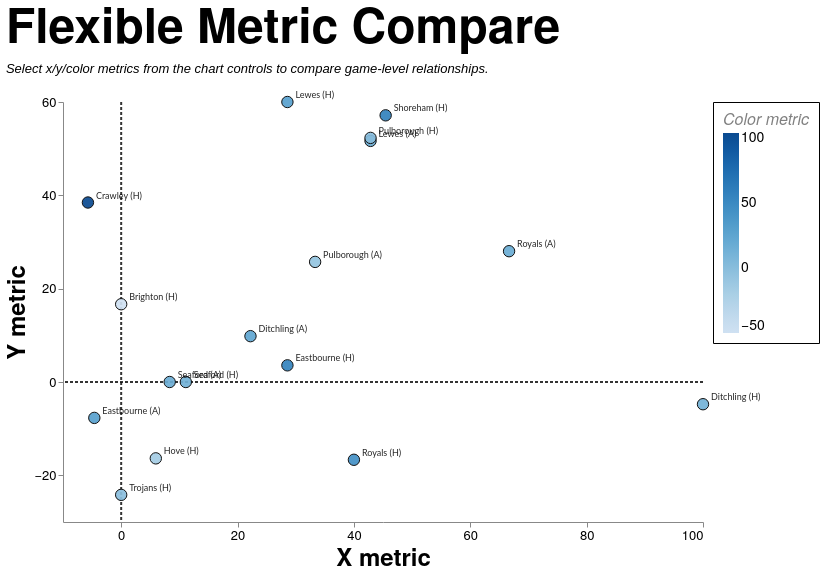

This figure's Vega-Lite source:
### Vega-Lite specification from a JSON file in a GitHub repository (floating-point values rounded to 4 significant figures; data arrays with more than 128 entries replaced by an {"elided": "..."} marker saying what was removed)
{"config": {"axis": {"labelFont": "PT Sans Narrow, Helvetica Neue, Helvetica, Arial, sans-serif", "titleFont": "PT Sans Narrow, Helvetica Neue, Helvetica, Arial, sans-serif", "labelFontSize": 13, "titleFontSize": 24, "gridColor": "#202947", "gridOpacity": 0.2, "zindex": 1}, "text": {"font": "Lato, sans-serif"}, "bar": {"cornerRadiusEnd": 5}, "header": {"labelFont": "PT Sans Narrow, Helvetica Neue, Helvetica, Arial, sans-serif", "titleFont": "PT Sans Narrow, Helvetica Neue, Helvetica, Arial, sans-serif", "labelFontSize": 24, "titleFontSize": 28, "labelFontWeight": "bold", "orient": "left"}, "legend": {"labelFont": "PT Sans Narrow, Helvetica Neue, Helvetica, Arial, sans-serif", "titleFont": "PT Sans Narrow, Helvetica Neue, Helvetica, Arial, sans-serif", "labelFontSize": 14, "titleFontSize": 16, "titlePadding": 5, "fillColor": "white", "strokeColor": "black", "padding": 10, "titleFontWeight": "lighter", "titleFontStyle": "italic", "titleColor": "gray", "offset": 10}, "title": {"font": "PT Sans Narrow, Helvetica Neue, Helvetica, Arial, sans-serif", "fontSize": 48, "fontWeight": "bold", "anchor": "start", "align": "center", "titlePadding": 20, "subtitlePadding": 10, "subtitleFontSize": 13, "subtitleColor": "", "subtitleFontStyle": "italic", "offset": 15, "color": "black"}, "axisX": {"labelAngle": 0}, "facet": {"title": null, "header": null, "align": {"row": "each", "column": "each"}, "spacing": 10}, "resolve": {"scale": {"y": "independent", "facet": "independent"}}, "background": "transparent", "scale": {"offsetBandPaddingOuter": 0.2, "offsetBandPaddingInner": 0.1}, "view": {"stroke": null, "background": "transparent"}}, "layer": [{"data": {"name": "data-d285a7403ed98ae579761d64a864032b"}, "mark": {"type": "rule", "color": "#111111", "opacity": 0.85, "strokeDash": [3, 2], "strokeWidth": 2.0}, "encoding": {"x": {"field": "x", "type": "quantitative"}}}, {"data": {"name": "data-a0a55d106695e8d630baff0f16eee66d"}, "mark": {"type": "rule", "color": "#111111", "opacity": 0.85, "strokeDash": [3, 2], "strokeWidth": 2.0}, "encoding": {"y": {"field": "y", "type": "quantitative"}}}, {"data": {"name": "data-d1fcd2d65ef6626a9f7bf73a96f4eef6"}, "mark": {"type": "circle", "fillOpacity": 0.92, "size": 130, "stroke": "#111111", "strokeWidth": 1.0}, "encoding": {"color": {"field": "color_value", "legend": {"format": ".0f"}, "scale": {"scheme": "blues"}, "title": "Color metric", "type": "quantitative"}, "tooltip": [{"field": "fixture_label", "title": "Fixture", "type": "nominal"}, {"field": "date", "title": "Date", "type": "temporal"}, {"field": "scoreline", "title": "Score", "type": "nominal"}, {"field": "result", "title": "Result", "type": "nominal"}, {"field": "x_label", "title": "X Metric", "type": "nominal"}, {"field": "x_value", "format": ".2f", "title": "X Value", "type": "quantitative"}, {"field": "y_label", "title": "Y Metric", "type": "nominal"}, {"field": "y_value", "format": ".2f", "title": "Y Value", "type": "quantitative"}, {"field": "color_label", "title": "Color Metric", "type": "nominal"}, {"field": "color_value", "format": ".2f", "title": "Color Value", "type": "quantitative"}], "x": {"axis": {"grid": false, "tickCount": 6}, "field": "x_value", "title": "X metric", "type": "quantitative"}, "y": {"axis": {"grid": false, "tickCount": 6}, "field": "y_value", "title": "Y metric", "type": "quantitative"}}, "transform": [{"filter": "datum.squad == mcSquad && datum.season == mcSeason && (mcGameType == 'All' || (mcGameType == 'League + Cup' && (datum.game_type == 'League' || datum.game_type == 'Cup')) || (mcGameType == 'League only' && datum.game_type == 'League') || datum.game_type == mcGameType)"}, {"calculate": "datum[mcXField]", "as": "x_value"}, {"calculate": "datum[mcYField]", "as": "y_value"}, {"calculate": "datum[mcColorField]", "as": "color_value"}, {"calculate": "{'points_difference':'Points Difference','total_match_points':'Total Match Points','egrfc_lineouts_taken':'Lineouts Taken (EGRFC)','opposition_lineouts_taken':'Lineouts Taken (Opposition)','lineouts_taken_diff':'Lineouts Taken Diff','egrfc_lineouts_won':'Lineouts Won (EGRFC)','opposition_lineouts_won':'Lineouts Won (Opposition)','lineouts_won_diff':'Lineouts Won Diff','egrfc_scrums_taken':'Scrums Taken (EGRFC)','opposition_scrums_taken':'Scrums Taken (Opposition)','scrums_taken_diff':'Scrums Taken Diff','egrfc_scrums_won':'Scrums Won (EGRFC)','opposition_scrums_won':'Scrums Won (Opposition)','scrums_won_diff':'Scrums Won Diff','lineout_success_pct_egrfc':'Lineout Success % (EGRFC)','lineout_success_pct_opp':'Lineout Success % (Opposition)','lineout_success_diff_pct':'Lineout Success Diff (pp)','scrum_success_pct_egrfc':'Scrum Success % (EGRFC)','scrum_success_pct_opp':'Scrum Success % (Opposition)','scrum_success_diff_pct':'Scrum Success Diff (pp)','egrfc_entries_22m':'22m Entries (EGRFC)','opposition_entries_22m':'22m Entries (Opposition)','entries_22m_diff':'22m Entries Diff','egrfc_points_per_entry':'Points per Entry (EGRFC)','opposition_points_per_entry':'Points per Entry (Opposition)','points_per_entry_diff':'Points per Entry Diff','retained_total':'Retained Starters (Total)','retained_forwards':'Retained Starters (Forwards)','retained_backs':'Retained Starters (Backs)','avg_squad_club_apps':'Average Club Apps','avg_squad_first_xv_apps':'Average 1st XV Apps'}[mcXField]", "as": "x_label"}, {"calculate": "{'points_difference':'Points Difference','total_match_points':'Total Match Points','egrfc_lineouts_taken':'Lineouts Taken (EGRFC)','opposition_lineouts_taken':'Lineouts Taken (Opposition)','lineouts_taken_diff':'Lineouts Taken Diff','egrfc_lineouts_won':'Lineouts Won (EGRFC)','opposition_lineouts_won':'Lineouts Won (Opposition)','lineouts_won_diff':'Lineouts Won Diff','egrfc_scrums_taken':'Scrums Taken (EGRFC)','opposition_scrums_taken':'Scrums Taken (Opposition)','scrums_taken_diff':'Scrums Taken Diff','egrfc_scrums_won':'Scrums Won (EGRFC)','opposition_scrums_won':'Scrums Won (Opposition)','scrums_won_diff':'Scrums Won Diff','lineout_success_pct_egrfc':'Lineout Success % (EGRFC)','lineout_success_pct_opp':'Lineout Success % (Opposition)','lineout_success_diff_pct':'Lineout Success Diff (pp)','scrum_success_pct_egrfc':'Scrum Success % (EGRFC)','scrum_success_pct_opp':'Scrum Success % (Opposition)','scrum_success_diff_pct':'Scrum Success Diff (pp)','egrfc_entries_22m':'22m Entries (EGRFC)','opposition_entries_22m':'22m Entries (Opposition)','entries_22m_diff':'22m Entries Diff','egrfc_points_per_entry':'Points per Entry (EGRFC)','opposition_points_per_entry':'Points per Entry (Opposition)','points_per_entry_diff':'Points per Entry Diff','retained_total':'Retained Starters (Total)','retained_forwards':'Retained Starters (Forwards)','retained_backs':'Retained Starters (Backs)','avg_squad_club_apps':'Average Club Apps','avg_squad_first_xv_apps':'Average 1st XV Apps'}[mcYField]", "as": "y_label"}, {"calculate": "{'points_difference':'Points Difference','total_match_points':'Total Match Points','egrfc_lineouts_taken':'Lineouts Taken (EGRFC)','opposition_lineouts_taken':'Lineouts Taken (Opposition)','lineouts_taken_diff':'Lineouts Taken Diff','egrfc_lineouts_won':'Lineouts Won (EGRFC)','opposition_lineouts_won':'Lineouts Won (Opposition)','lineouts_won_diff':'Lineouts Won Diff','egrfc_scrums_taken':'Scrums Taken (EGRFC)','opposition_scrums_taken':'Scrums Taken (Opposition)','scrums_taken_diff':'Scrums Taken Diff','egrfc_scrums_won':'Scrums Won (EGRFC)','opposition_scrums_won':'Scrums Won (Opposition)','scrums_won_diff':'Scrums Won Diff','lineout_success_pct_egrfc':'Lineout Success % (EGRFC)','lineout_success_pct_opp':'Lineout Success % (Opposition)','lineout_success_diff_pct':'Lineout Success Diff (pp)','scrum_success_pct_egrfc':'Scrum Success % (EGRFC)','scrum_success_pct_opp':'Scrum Success % (Opposition)','scrum_success_diff_pct':'Scrum Success Diff (pp)','egrfc_entries_22m':'22m Entries (EGRFC)','opposition_entries_22m':'22m Entries (Opposition)','entries_22m_diff':'22m Entries Diff','egrfc_points_per_entry':'Points per Entry (EGRFC)','opposition_points_per_entry':'Points per Entry (Opposition)','points_per_entry_diff':'Points per Entry Diff','retained_total':'Retained Starters (Total)','retained_forwards':'Retained Starters (Forwards)','retained_backs':'Retained Starters (Backs)','avg_squad_club_apps':'Average Club Apps','avg_squad_first_xv_apps':'Average 1st XV Apps'}[mcColorField]", "as": "color_label"}, {"filter": "isValid(datum.x_value) && isValid(datum.y_value) && isValid(datum.color_value)"}]}, {"data": {"name": "data-d1fcd2d65ef6626a9f7bf73a96f4eef6"}, "mark": {"type": "text", "align": "left", "baseline": "middle", "dx": 8, "dy": -7, "fontSize": 9}, "encoding": {"opacity": {"condition": {"param": "mcShowLabels", "value": 0.85}, "value": 0}, "text": {"field": "fixture_label", "type": "nominal"}, "x": {"field": "x_value", "type": "quantitative"}, "y": {"field": "y_value", "type": "quantitative"}}, "transform": [{"filter": "datum.squad == mcSquad && datum.season == mcSeason && (mcGameType == 'All' || (mcGameType == 'League + Cup' && (datum.game_type == 'League' || datum.game_type == 'Cup')) || (mcGameType == 'League only' && datum.game_type == 'League') || datum.game_type == mcGameType)"}, {"calculate": "datum[mcXField]", "as": "x_value"}, {"calculate": "datum[mcYField]", "as": "y_value"}, {"calculate": "datum[mcColorField]", "as": "color_value"}, {"calculate": "{'points_difference':'Points Difference','total_match_points':'Total Match Points','egrfc_lineouts_taken':'Lineouts Taken (EGRFC)','opposition_lineouts_taken':'Lineouts Taken (Opposition)','lineouts_taken_diff':'Lineouts Taken Diff','egrfc_lineouts_won':'Lineouts Won (EGRFC)','opposition_lineouts_won':'Lineouts Won (Opposition)','lineouts_won_diff':'Lineouts Won Diff','egrfc_scrums_taken':'Scrums Taken (EGRFC)','opposition_scrums_taken':'Scrums Taken (Opposition)','scrums_taken_diff':'Scrums Taken Diff','egrfc_scrums_won':'Scrums Won (EGRFC)','opposition_scrums_won':'Scrums Won (Opposition)','scrums_won_diff':'Scrums Won Diff','lineout_success_pct_egrfc':'Lineout Success % (EGRFC)','lineout_success_pct_opp':'Lineout Success % (Opposition)','lineout_success_diff_pct':'Lineout Success Diff (pp)','scrum_success_pct_egrfc':'Scrum Success % (EGRFC)','scrum_success_pct_opp':'Scrum Success % (Opposition)','scrum_success_diff_pct':'Scrum Success Diff (pp)','egrfc_entries_22m':'22m Entries (EGRFC)','opposition_entries_22m':'22m Entries (Opposition)','entries_22m_diff':'22m Entries Diff','egrfc_points_per_entry':'Points per Entry (EGRFC)','opposition_points_per_entry':'Points per Entry (Opposition)','points_per_entry_diff':'Points per Entry Diff','retained_total':'Retained Starters (Total)','retained_forwards':'Retained Starters (Forwards)','retained_backs':'Retained Starters (Backs)','avg_squad_club_apps':'Average Club Apps','avg_squad_first_xv_apps':'Average 1st XV Apps'}[mcXField]", "as": "x_label"}, {"calculate": "{'points_difference':'Points Difference','total_match_points':'Total Match Points','egrfc_lineouts_taken':'Lineouts Taken (EGRFC)','opposition_lineouts_taken':'Lineouts Taken (Opposition)','lineouts_taken_diff':'Lineouts Taken Diff','egrfc_lineouts_won':'Lineouts Won (EGRFC)','opposition_lineouts_won':'Lineouts Won (Opposition)','lineouts_won_diff':'Lineouts Won Diff','egrfc_scrums_taken':'Scrums Taken (EGRFC)','opposition_scrums_taken':'Scrums Taken (Opposition)','scrums_taken_diff':'Scrums Taken Diff','egrfc_scrums_won':'Scrums Won (EGRFC)','opposition_scrums_won':'Scrums Won (Opposition)','scrums_won_diff':'Scrums Won Diff','lineout_success_pct_egrfc':'Lineout Success % (EGRFC)','lineout_success_pct_opp':'Lineout Success % (Opposition)','lineout_success_diff_pct':'Lineout Success Diff (pp)','scrum_success_pct_egrfc':'Scrum Success % (EGRFC)','scrum_success_pct_opp':'Scrum Success % (Opposition)','scrum_success_diff_pct':'Scrum Success Diff (pp)','egrfc_entries_22m':'22m Entries (EGRFC)','opposition_entries_22m':'22m Entries (Opposition)','entries_22m_diff':'22m Entries Diff','egrfc_points_per_entry':'Points per Entry (EGRFC)','opposition_points_per_entry':'Points per Entry (Opposition)','points_per_entry_diff':'Points per Entry Diff','retained_total':'Retained Starters (Total)','retained_forwards':'Retained Starters (Forwards)','retained_backs':'Retained Starters (Backs)','avg_squad_club_apps':'Average Club Apps','avg_squad_first_xv_apps':'Average 1st XV Apps'}[mcYField]", "as": "y_label"}, {"calculate": "{'points_difference':'Points Difference','total_match_points':'Total Match Points','egrfc_lineouts_taken':'Lineouts Taken (EGRFC)','opposition_lineouts_taken':'Lineouts Taken (Opposition)','lineouts_taken_diff':'Lineouts Taken Diff','egrfc_lineouts_won':'Lineouts Won (EGRFC)','opposition_lineouts_won':'Lineouts Won (Opposition)','lineouts_won_diff':'Lineouts Won Diff','egrfc_scrums_taken':'Scrums Taken (EGRFC)','opposition_scrums_taken':'Scrums Taken (Opposition)','scrums_taken_diff':'Scrums Taken Diff','egrfc_scrums_won':'Scrums Won (EGRFC)','opposition_scrums_won':'Scrums Won (Opposition)','scrums_won_diff':'Scrums Won Diff','lineout_success_pct_egrfc':'Lineout Success % (EGRFC)','lineout_success_pct_opp':'Lineout Success % (Opposition)','lineout_success_diff_pct':'Lineout Success Diff (pp)','scrum_success_pct_egrfc':'Scrum Success % (EGRFC)','scrum_success_pct_opp':'Scrum Success % (Opposition)','scrum_success_diff_pct':'Scrum Success Diff (pp)','egrfc_entries_22m':'22m Entries (EGRFC)','opposition_entries_22m':'22m Entries (Opposition)','entries_22m_diff':'22m Entries Diff','egrfc_points_per_entry':'Points per Entry (EGRFC)','opposition_points_per_entry':'Points per Entry (Opposition)','points_per_entry_diff':'Points per Entry Diff','retained_total':'Retained Starters (Total)','retained_forwards':'Retained Starters (Forwards)','retained_backs':'Retained Starters (Backs)','avg_squad_club_apps':'Average Club Apps','avg_squad_first_xv_apps':'Average 1st XV Apps'}[mcColorField]", "as": "color_label"}, {"filter": "isValid(datum.x_value) && isValid(datum.y_value) && isValid(datum.color_value)"}]}], "height": 420, "params": [{"name": "mcSquad", "value": "1st"}, {"name": "mcSeason", "value": "2025/26"}, {"name": "mcGameType", "value": "League + Cup"}, {"name": "mcXField", "value": "scrum_success_diff_pct"}, {"name": "mcYField", "value": "lineout_success_diff_pct"}, {"name": "mcColorField", "value": "points_difference"}, {"name": "mcShowLabels", "value": true}], "resolve": {"scale": {"color": "independent"}}, "title": {"text": "Flexible Metric Compare", "subtitle": ["Select x/y/color metrics from the chart controls to compare game-level relationships."]}, "width": 640, "$schema": "https://vega.github.io/schema/vega-lite/v5.20.1.json", "datasets": {"data-d285a7403ed98ae579761d64a864032b": [{"x": 0}], "data-a0a55d106695e8d630baff0f16eee66d": [{"y": 0}], "data-d1fcd2d65ef6626a9f7bf73a96f4eef6": {"elided": "726 records"}}}
